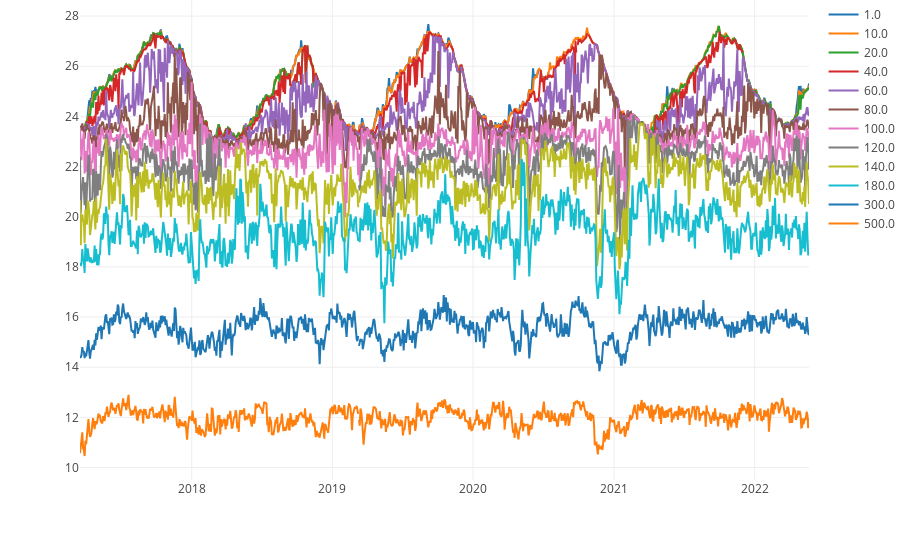

The notebook cell this image was saved under:
### Code cell
df.loc[:, 'time'] = pd.to_datetime(df['time'])
depths = df['depth'].unique()
gapped = []
figure = go.Figure()
for depth in depths:
    ddf = df.loc[df['depth']==depth]
    fdf = app.make_gaps(ddf, '48H')
    trace = px.line(fdf, x='time', y='TEMP',)
    trace.update_traces(name=str(depth))
    figure.add_trace(list(trace.select_traces())[0])
figure.update_traces(showlegend=True)
figure.show(config={'displayModeBar': False})

### Figure 1 — Plotly figure (JSON) as saved in the notebook; plotly's stock layout.template omitted (floating-point values rounded to 4 significant figures; data arrays with more than 128 entries replaced by an {"elided": "..."} marker saying what was removed)
{"data": [{"hovertemplate": "time=%{x}<br>TEMP=%{y}<extra></extra>", "legendgroup": "", "line": {"color": "var(--colorway-0)", "dash": "solid"}, "marker": {"symbol": "circle"}, "mode": "lines", "name": "1.0", "orientation": "v", "showlegend": true, "type": "scatter", "visible": true, "x": {"elided": "953 str values"}, "xaxis": "x", "y": {"elided": "953 float values"}, "yaxis": "y"}, {"hovertemplate": "time=%{x}<br>TEMP=%{y}<extra></extra>", "legendgroup": "", "line": {"color": "var(--colorway-0)", "dash": "solid"}, "marker": {"symbol": "circle"}, "mode": "lines", "name": "10.0", "orientation": "v", "showlegend": true, "type": "scatter", "visible": true, "x": {"elided": "948 str values"}, "xaxis": "x", "y": {"elided": "948 float values"}, "yaxis": "y"}, {"hovertemplate": "time=%{x}<br>TEMP=%{y}<extra></extra>", "legendgroup": "", "line": {"color": "var(--colorway-0)", "dash": "solid"}, "marker": {"symbol": "circle"}, "mode": "lines", "name": "20.0", "orientation": "v", "showlegend": true, "type": "scatter", "visible": true, "x": {"elided": "948 str values"}, "xaxis": "x", "y": {"elided": "948 float values"}, "yaxis": "y"}, {"hovertemplate": "time=%{x}<br>TEMP=%{y}<extra></extra>", "legendgroup": "", "line": {"color": "var(--colorway-0)", "dash": "solid"}, "marker": {"symbol": "circle"}, "mode": "lines", "name": "40.0", "orientation": "v", "showlegend": true, "type": "scatter", "visible": true, "x": {"elided": "905 str values"}, "xaxis": "x", "y": {"elided": "905 float values"}, "yaxis": "y"}, {"hovertemplate": "time=%{x}<br>TEMP=%{y}<extra></extra>", "legendgroup": "", "line": {"color": "var(--colorway-0)", "dash": "solid"}, "marker": {"symbol": "circle"}, "mode": "lines", "name": "60.0", "orientation": "v", "showlegend": true, "type": "scatter", "visible": true, "x": {"elided": "948 str values"}, "xaxis": "x", "y": {"elided": "948 float values"}, "yaxis": "y"}, {"hovertemplate": "time=%{x}<br>TEMP=%{y}<extra></extra>", "legendgroup": "", "line": {"color": "var(--colorway-0)", "dash": "solid"}, "marker": {"symbol": "circle"}, "mode": "lines", "name": "80.0", "orientation": "v", "showlegend": true, "type": "scatter", "visible": true, "x": {"elided": "948 str values"}, "xaxis": "x", "y": {"elided": "948 float values"}, "yaxis": "y"}, {"hovertemplate": "time=%{x}<br>TEMP=%{y}<extra></extra>", "legendgroup": "", "line": {"color": "var(--colorway-0)", "dash": "solid"}, "marker": {"symbol": "circle"}, "mode": "lines", "name": "100.0", "orientation": "v", "showlegend": true, "type": "scatter", "visible": true, "x": {"elided": "948 str values"}, "xaxis": "x", "y": {"elided": "948 float values"}, "yaxis": "y"}, {"hovertemplate": "time=%{x}<br>TEMP=%{y}<extra></extra>", "legendgroup": "", "line": {"color": "var(--colorway-0)", "dash": "solid"}, "marker": {"symbol": "circle"}, "mode": "lines", "name": "120.0", "orientation": "v", "showlegend": true, "type": "scatter", "visible": true, "x": {"elided": "948 str values"}, "xaxis": "x", "y": {"elided": "948 float values"}, "yaxis": "y"}, {"hovertemplate": "time=%{x}<br>TEMP=%{y}<extra></extra>", "legendgroup": "", "line": {"color": "var(--colorway-0)", "dash": "solid"}, "marker": {"symbol": "circle"}, "mode": "lines", "name": "140.0", "orientation": "v", "showlegend": true, "type": "scatter", "visible": true, "x": {"elided": "948 str values"}, "xaxis": "x", "y": {"elided": "948 float values"}, "yaxis": "y"}, {"hovertemplate": "time=%{x}<br>TEMP=%{y}<extra></extra>", "legendgroup": "", "line": {"color": "var(--colorway-0)", "dash": "solid"}, "marker": {"symbol": "circle"}, "mode": "lines", "name": "180.0", "orientation": "v", "showlegend": true, "type": "scatter", "visible": true, "x": {"elided": "948 str values"}, "xaxis": "x", "y": {"elided": "948 float values"}, "yaxis": "y"}, {"hovertemplate": "time=%{x}<br>TEMP=%{y}<extra></extra>", "legendgroup": "", "line": {"color": "var(--colorway-0)", "dash": "solid"}, "marker": {"symbol": "circle"}, "mode": "lines", "name": "300.0", "orientation": "v", "showlegend": true, "type": "scatter", "visible": true, "x": {"elided": "948 str values"}, "xaxis": "x", "y": {"elided": "948 float values"}, "yaxis": "y"}, {"hovertemplate": "time=%{x}<br>TEMP=%{y}<extra></extra>", "legendgroup": "", "line": {"color": "var(--colorway-0)", "dash": "solid"}, "marker": {"symbol": "circle"}, "mode": "lines", "name": "500.0", "orientation": "v", "showlegend": true, "type": "scatter", "visible": true, "x": {"elided": "948 str values"}, "xaxis": "x", "y": {"elided": "948 float values"}, "yaxis": "y"}], "layout": {"autosize": true, "xaxis": {"autorange": true, "range": ["2017-03-17 01:00", "2022-05-22"], "type": "date"}, "yaxis": {"autorange": true, "range": [9.503, 28.64], "type": "linear"}}}
